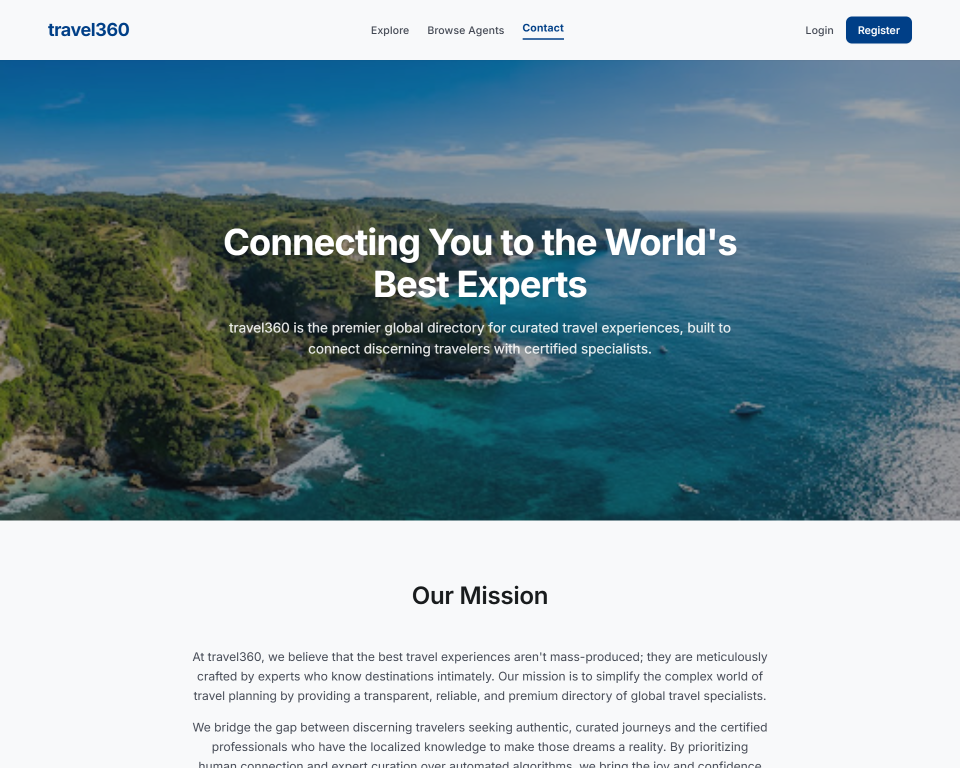
#> input picture about_us_travel360/screen.png, 1920 x 1536 px (shown at 1/2 size)
$ python -i graphics.py   (imports and definitions only)
#> lines starting #> are read from the running program, lines starting #| are printed output that depends on the picture; after the words box and inside, x2 and y2 are one past the last pixel; in counts of white or black regions, pixels touching at a corner belong together
#> further down, picture is the input picture: PIL image 1920x1536 RGBA; mean R, G, B, A 136.7, 157.4, 164.4, 255
"""Overlay graphics: sticker cut-outs, label pills (Hindi, properly shaped via raqm), clouds, watermark."""
import os

import numpy as np
from PIL import Image, ImageDraw, ImageFilter, ImageFont
from scipy.ndimage import gaussian_filter

ROOT = os.path.join(os.path.dirname(__file__), "..")
FONTS = os.path.join(ROOT, "assets", "fonts")
EMOJI_FONT = "/usr/share/fonts/truetype/noto/NotoColorEmoji.ttf"


def font(size, hindi=True, weight="ExtraBold"):
    name = f"NotoSansDevanagari-{weight}.ttf" if hindi else f"Poppins-{weight}.ttf"
    return ImageFont.truetype(os.path.join(FONTS, name), size, layout_engine=ImageFont.Layout.RAQM)


def _has_devanagari(s):
    return any("ऀ" <= ch <= "ॿ" for ch in s)


def outline_and_shadow(img, stroke=10, shadow=18, stroke_color=(255, 255, 255, 255)):
    """White sticker border + soft drop shadow around an RGBA cut-out (the reference 'portrait' look)."""
#> called with stroke = 10, shadow = 18, stroke_color = (255, 255, 255, 255)
    pad = stroke + shadow * 2
    W, H = img.width + 2 * pad, img.height + 2 * pad
#> W = 2012; H = 1628
    a = Image.new("L", (W, H), 0)
#> a: PIL image 2012x1628 L; every value is 0
    a.paste(img.getchannel("A"), (pad, pad))
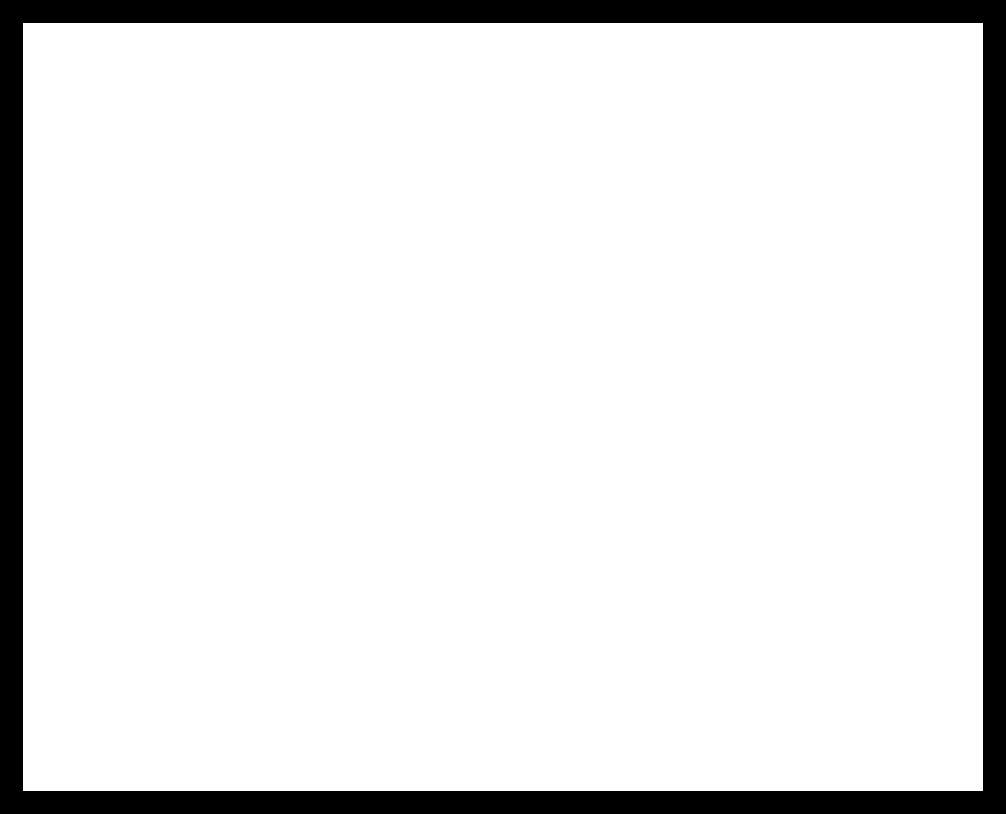
#> a: PIL image 2012x1628 L (shown at 1/2 size); 90% white; 1 black region, box (x1, y1, x2, y2) and area: (0, 0, 2012, 1628) 326416
    a = a.point(lambda v: 255 if v > 40 else 0)
    border = a.filter(ImageFilter.MaxFilter(2 * stroke + 1)).filter(ImageFilter.GaussianBlur(1))
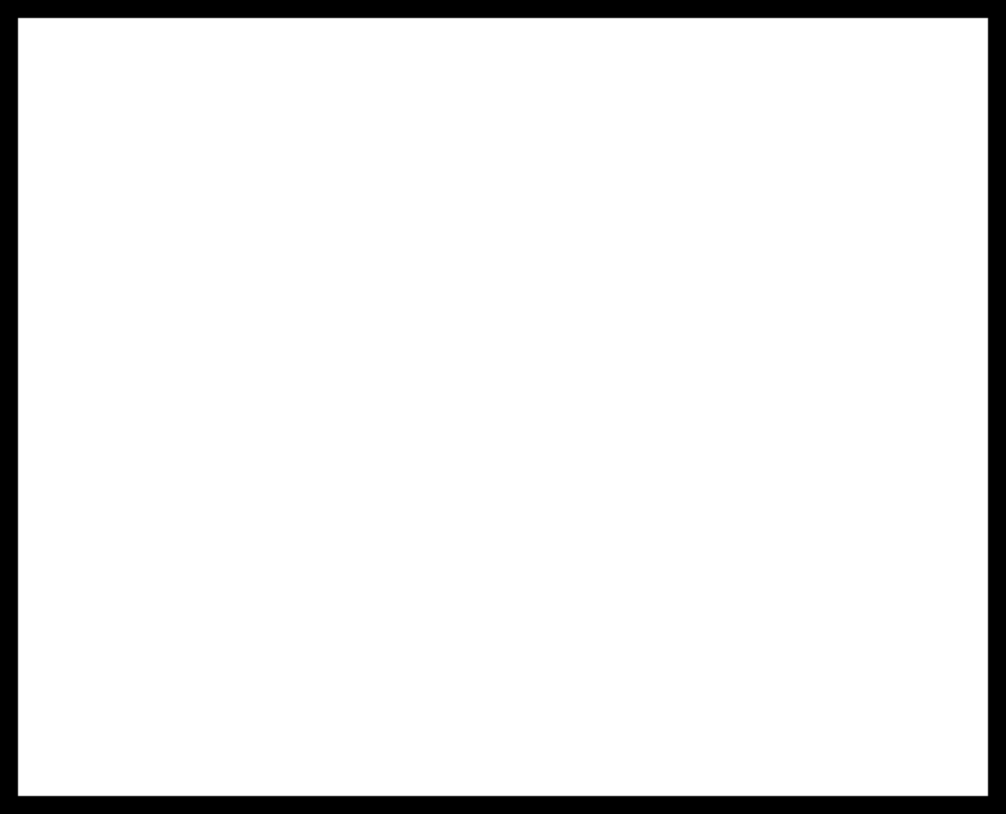
#> border: PIL image 2012x1628 L (shown at 1/2 size); min 0, max 255, mean 235
    sh = border.filter(ImageFilter.GaussianBlur(shadow / 2)).point(lambda v: int(v * 0.55))
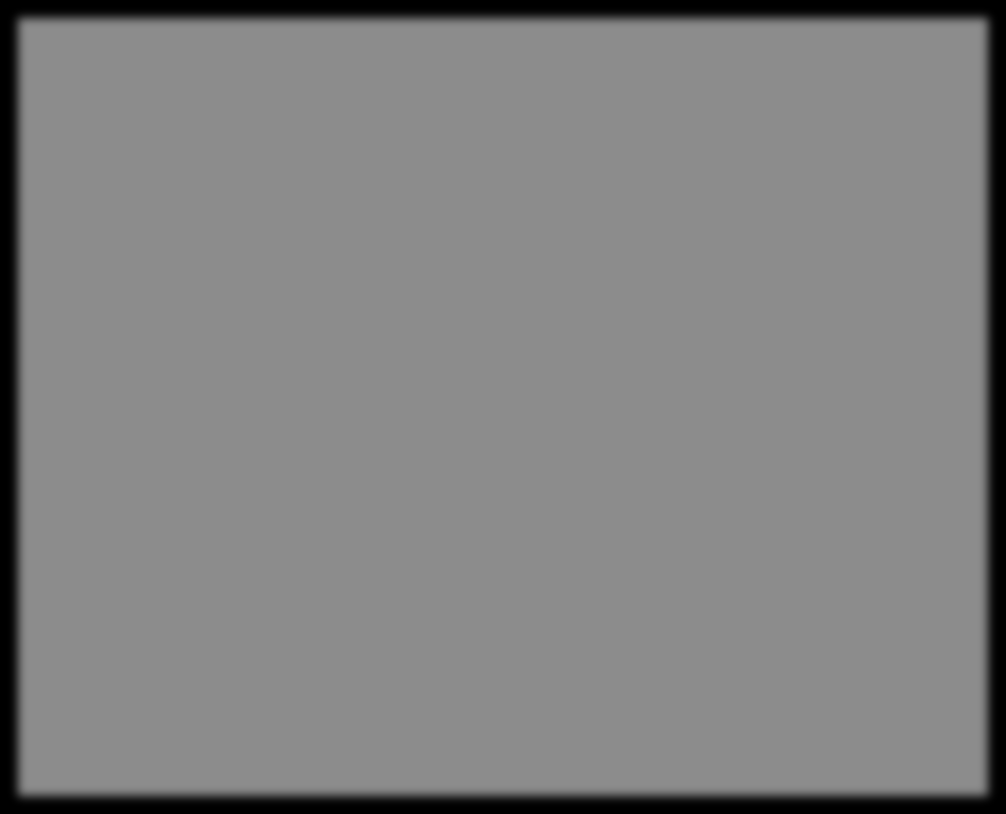
#> sh: PIL image 2012x1628 L (shown at 1/2 size); min 0, max 140, mean 129
    out = Image.new("RGBA", (W, H), (0, 0, 0, 0))
#> out: PIL image 2012x1628 RGBA; every value is 0
    shadow_img = Image.new("RGBA", (W, H), (0, 0, 0, 255))
    shadow_img.putalpha(sh)
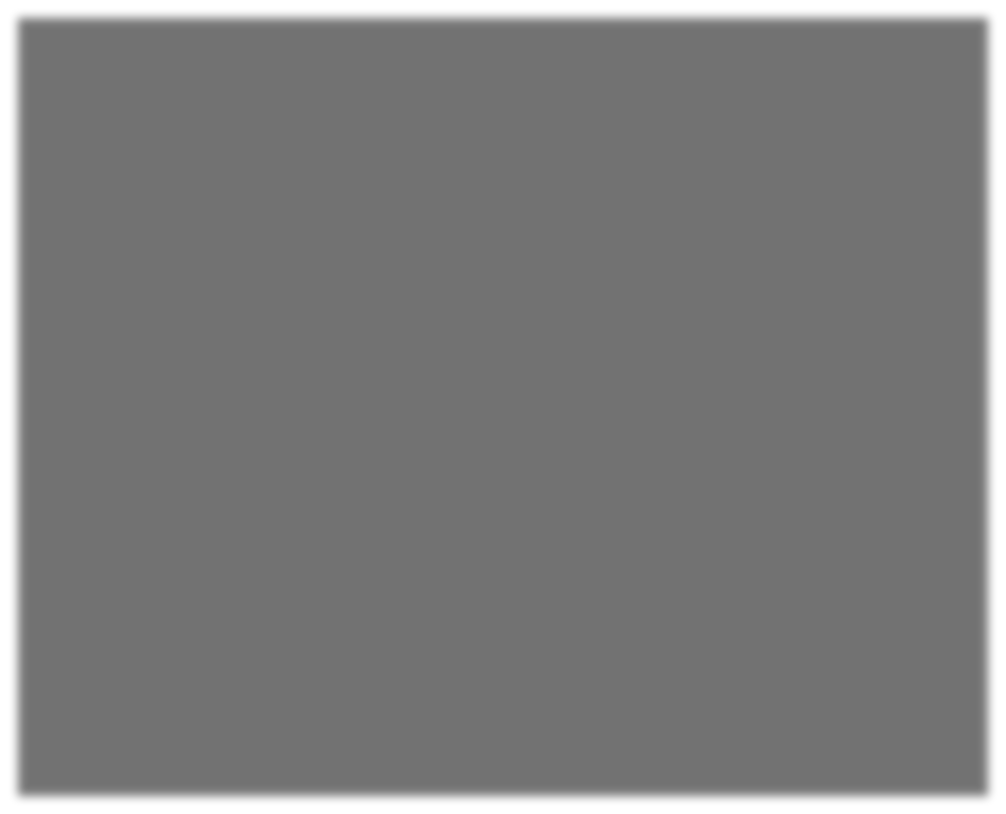
#> shadow_img: PIL image 2012x1628 RGBA (shown at 1/2 size); mean R, G, B, A 0, 0, 0, 129; transparent parts drawn white
    out.alpha_composite(shadow_img, (0, shadow // 2))
    b = Image.new("RGBA", (W, H), stroke_color)
#> b: PIL image 2012x1628 RGBA; every value is 255
    b.putalpha(border)
    out.alpha_composite(b)
    out.alpha_composite(img, (pad, pad))
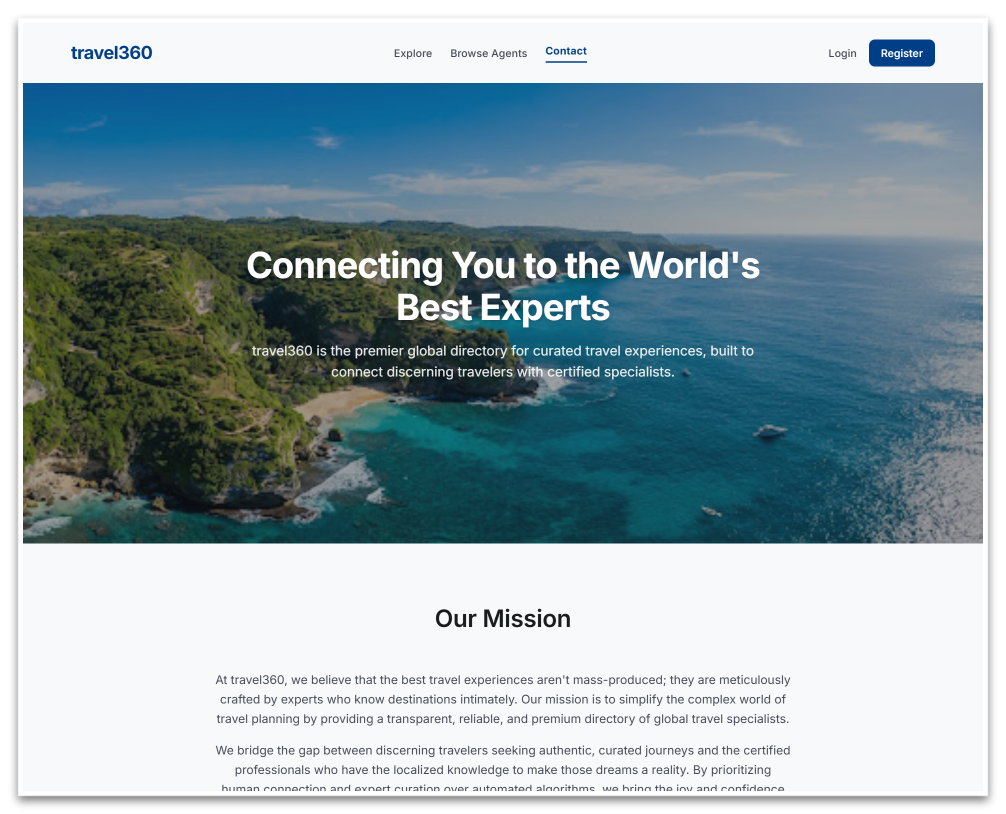
#> out: PIL image 2012x1628 RGBA (shown at 1/2 size); mean R, G, B, A 128.9, 147.6, 153.8, 236.3; transparent parts drawn white
    return out


# [150 lines left out: functions _remove_white_bg, _round_badge, load_sticker, emoji_sticker, label_pill, title_text and 3 more, not called in this run]

>>> from PIL import Image
>>> picture = Image.open('../../about_us_travel360/screen.png')
>>> result = outline_and_shadow(picture)
